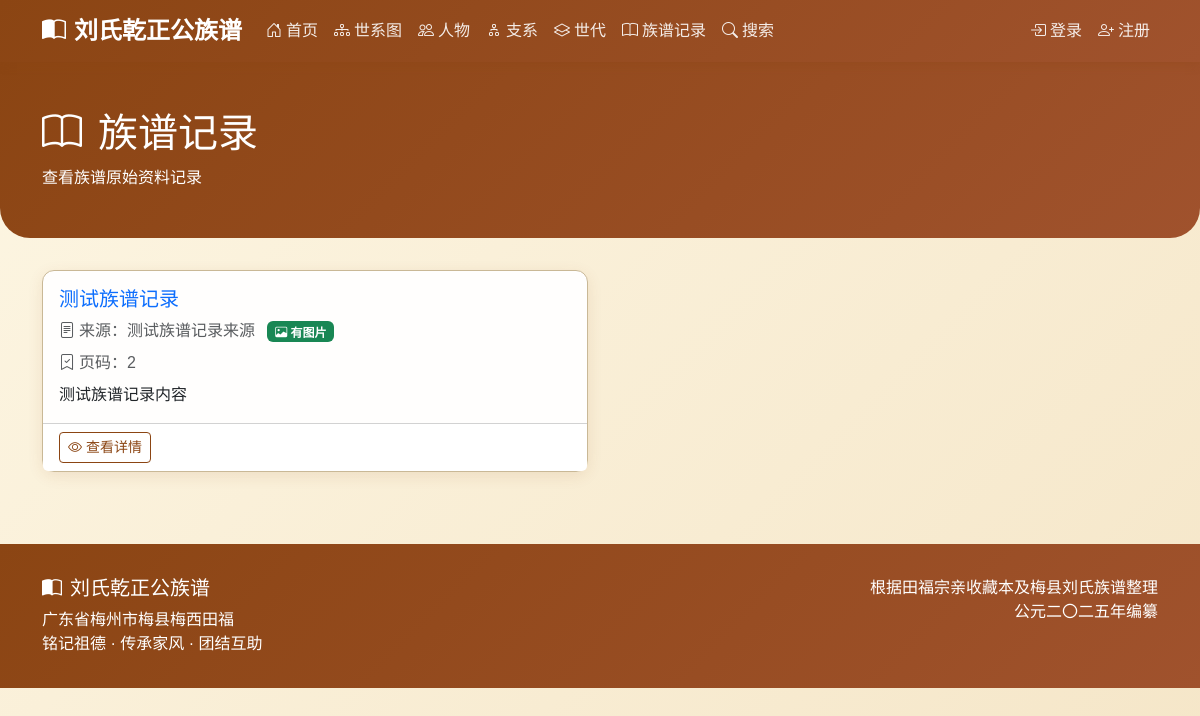
The app's page /records/ with its own data.
### django_backup/genealogy/models.py (models this page shows, shortened)
class GenealogyRecord(models.Model):
    title = models.CharField(max_length=200, verbose_name='标题')
    content = models.TextField(verbose_name='内容')
    source = models.CharField(max_length=300, blank=True, verbose_name='来源')
    source_image = models.ImageField(
        upload_to='record_images/',
        blank=True,
        null=True,
        verbose_name='来源图片',
        validators=[validate_image_extension, validate_file_size]
    )
    page_number = models.CharField(max_length=50, blank=True, verbose_name='页码')
    related_persons = models.ManyToManyField(
        Person,
        blank=True,
        related_name='records',
        verbose_name='相关人物'
    )
    notes = models.TextField(blank=True, verbose_name='备注')
    class Meta:
        verbose_name = '族谱记录'
        verbose_name_plural = '族谱记录'
    def get_absolute_url(self):
        from django.urls import reverse
        return reverse('genealogy:record_detail', kwargs={'pk': self.pk})
    def has_source_image(self):
        """是否有来源图片"""
        return bool(self.source_image)
    has_source_image.short_description = '有来源图片'
    has_source_image.boolean = True

### django_backup/genealogy/views.py (the view)
# urls.py: path('records/', views.GenealogyRecordListView.as_view(), name='record_list'),
class GenealogyRecordListView(ListView):
    model = GenealogyRecord
    template_name = 'genealogy/record_list.html'
    context_object_name = 'records'
    paginate_by = 20
    def get_context_data(self, **kwargs):
        context = super().get_context_data(**kwargs)
        return context

### django_backup/genealogy/models.py (called while the page is built)
    def save(self, *args, **kwargs):
        if not self.visit_date:
            self.visit_date = self.timestamp.date() if self.timestamp else timezone.now().date()
        super().save(*args, **kwargs)

### django_backup/templates/genealogy/record_list.html (shortened to what this page needs)
{% extends 'base.html' %}
{% block content %}
<div class="page-header">
    <div class="container">
        <h1 class="serif"><i class="bi bi-book me-3"></i>族谱记录</h1>
        <p class="mb-0">查看族谱原始资料记录</p>
    </div>
</div>
<div class="container">
    <div class="row">
        {% for record in records %}
        <div class="col-md-6 mb-4">
            <div class="card h-100">
                <div class="card-body">
                    <h5 class="card-title serif">
                        <a href="{{ record.get_absolute_url }}" class="text-decoration-none">
                            {{ record.title }}
                        </a>
                    </h5>
                    {% if record.source %}
                    <p class="card-text text-muted mb-2">
                        <i class="bi bi-file-text me-1"></i>来源：{{ record.source }}
                        {% if record.source_image %}
                        <span class="badge bg-success ms-2">
                            <i class="bi bi-image"></i> 有图片
                        </span>
                        {% endif %}
                    </p>
                    {% endif %}
                    {% if record.page_number %}
                    <p class="card-text text-muted mb-2">
                        <i class="bi bi-bookmark-check me-1"></i>页码：{{ record.page_number }}
                    </p>
                    {% endif %}
                    <p class="card-text">
                        {{ record.content|truncatechars:150 }}
                    </p>
                </div>
                <div class="card-footer bg-white">
                    <a href="{{ record.get_absolute_url }}" class="btn btn-sm btn-outline-primary">
                        <i class="bi bi-eye me-1"></i>查看详情
                    </a>
                </div>
            </div>
        </div>
        {% empty %}
        <div class="col-12">
            <div class="alert alert-info text-center">
                <i class="bi bi-info-circle me-2"></i>暂无族谱记录
            </div>
        </div>
        {% endfor %}
    </div>
</div>
{% endblock %}

### django_backup/templates/base.html (style rules this page uses)
:root { --primary-color: #8B4513; --secondary-color: #A0522D; --accent-color: #CD853F; --light-bg: #FDF6E3; --dark-text: #3D2914; --border-color: #C9B896; }
body { font-family: 'Microsoft YaHei', 'PingFang SC', 'Hiragino Sans GB', 'Noto Sans SC', sans-serif; background: linear-gradient(135deg, #FDF6E3 0%, #F5E6C8 100%); min-height: 100vh; color: var(--dark-text); }
h1, h2, h3, h4, h5, h6, .serif { font-family: 'SimSun', 'Songti SC', 'STSong', 'Noto Serif SC', serif; }
.card { background: rgba(255, 255, 255, 0.95); border: 1px solid var(--border-color); border-radius: 12px; box-shadow: 0 4px 15px rgba(139, 69, 19, 0.1); transition: all 0.3s; }
.btn-outline-primary { color: var(--primary-color); border-color: var(--primary-color); }
.page-header { background: linear-gradient(135deg, var(--primary-color) 0%, var(--secondary-color) 100%); color: white; padding: 3rem 0; margin-bottom: 2rem; border-radius: 0 0 30px 30px; }

### records on screen
GenealogyRecord: title "测试族谱记录", source "测试族谱记录来源", shows "有图片", page_number "2", content "测试族谱记录内容"
